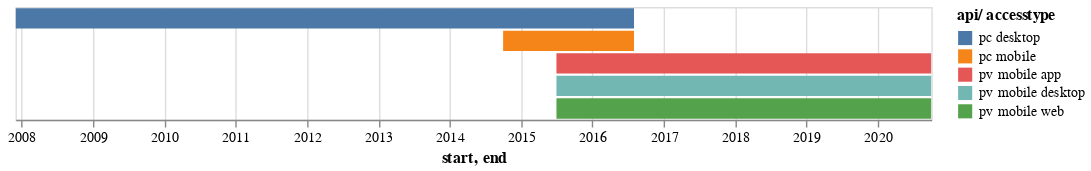

Notebook cell for this chart:
### Code cell
import altair as alt
import pandas as pd

alt.Chart(api_access_start_end).mark_bar().encode(
    x='start:T',
    x2= alt.X2('end:T'),
    y= alt.Y('api/ accesstype:N', axis=None),
    color='api/ accesstype:N'
).properties(
    width=650,
    height=80,
    title=''
).interactive()

### Figure 1 — Vega-Lite specification as saved in the notebook (floating-point values rounded to 4 significant figures)
{"config": {"view": {"continuousWidth": 400, "continuousHeight": 300}}, "data": {"name": "data-548a05acdb2f6cc6d5e6cee4ad84bb7c"}, "mark": "bar", "encoding": {"color": {"type": "nominal", "field": "api/ accesstype"}, "x": {"type": "temporal", "field": "start"}, "x2": {"field": "end"}, "y": {"type": "nominal", "axis": null, "field": "api/ accesstype"}}, "height": 80, "selection": {"selector035": {"type": "interval", "bind": "scales", "encodings": ["x", "y"]}}, "title": "", "width": 650, "$schema": "https://vega.github.io/schema/vega-lite/v4.8.1.json", "datasets": {"data-548a05acdb2f6cc6d5e6cee4ad84bb7c": [{"api/ accesstype": "pc desktop", "start": "2007-12-01T00:00:00", "end": "2016-08-01T00:00:00"}, {"api/ accesstype": "pc mobile", "start": "2014-10-01T00:00:00", "end": "2016-08-01T00:00:00"}, {"api/ accesstype": "pv mobile web", "start": "2015-07-01T00:00:00", "end": "2020-10-01T00:00:00"}, {"api/ accesstype": "pv mobile app", "start": "2015-07-01T00:00:00", "end": "2020-10-01T00:00:00"}, {"api/ accesstype": "pv mobile desktop", "start": "2015-07-01T00:00:00", "end": "2020-10-01T00:00:00"}]}}
